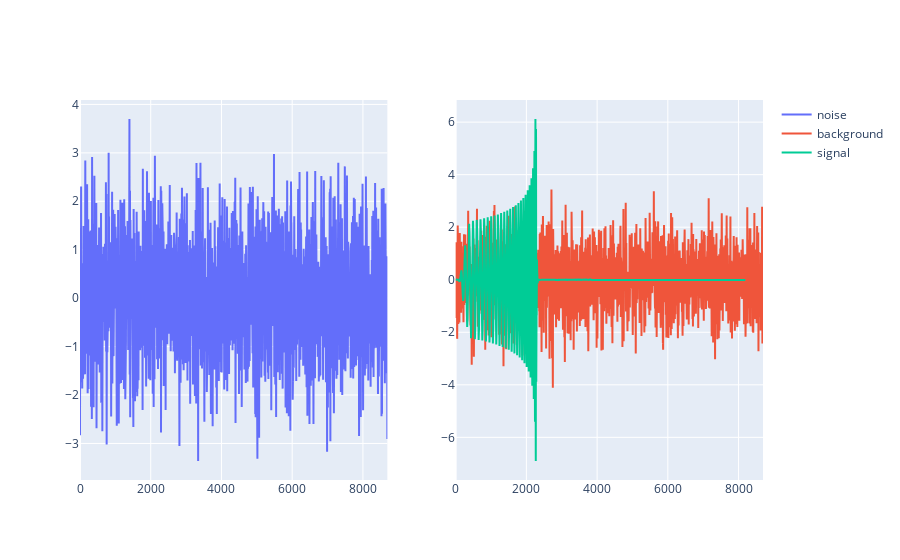

Notebook cell for this chart:
### Code cell
import numpy as np
from plotly.subplots import make_subplots
import plotly.graph_objects as go

# get the index corresponding to the first pure noise time series
background_idx = np.argmin(labels)
# get the index corresponding to the first noise + gravitational wave time series
signal_idx = np.argmax(labels)

ts_noise = noisy_signals[background_idx]
ts_background = noisy_signals[signal_idx]
ts_signal = gw_signals[signal_idx]

fig = make_subplots(rows=1, cols=2)

fig.add_trace(
    go.Scatter(x=list(range(len(ts_noise))), y=ts_noise, mode="lines", name="noise"),
    row=1,
    col=1,
)

fig.add_trace(
    go.Scatter(
        x=list(range(len(ts_background))),
        y=ts_background,
        mode="lines",
        name="background",
    ),
    row=1,
    col=2,
)

fig.add_trace(
    go.Scatter(x=list(range(len(ts_signal))), y=ts_signal, mode="lines", name="signal"),
    row=1,
    col=2,
)
fig.show()

### Figure 1 — Plotly figure (JSON) as saved in the notebook; plotly's stock layout.template omitted (floating-point values rounded to 4 significant figures; data arrays with more than 128 entries replaced by an {"elided": "..."} marker saying what was removed)
{"data": [{"mode": "lines", "name": "noise", "type": "scatter", "x": {"elided": "8692 int values"}, "xaxis": "x", "y": {"elided": "8692 float values"}, "yaxis": "y"}, {"mode": "lines", "name": "background", "type": "scatter", "x": {"elided": "8692 int values"}, "xaxis": "x2", "y": {"elided": "8692 float values"}, "yaxis": "y2"}, {"mode": "lines", "name": "signal", "type": "scatter", "x": {"elided": "8192 int values"}, "xaxis": "x2", "y": {"elided": "8192 float values"}, "yaxis": "y2"}], "layout": {"xaxis": {"anchor": "y", "domain": [0, 0.45]}, "xaxis2": {"anchor": "y2", "domain": [0.55, 1]}, "yaxis": {"anchor": "x", "domain": [0, 1]}, "yaxis2": {"anchor": "x2", "domain": [0, 1]}}}
